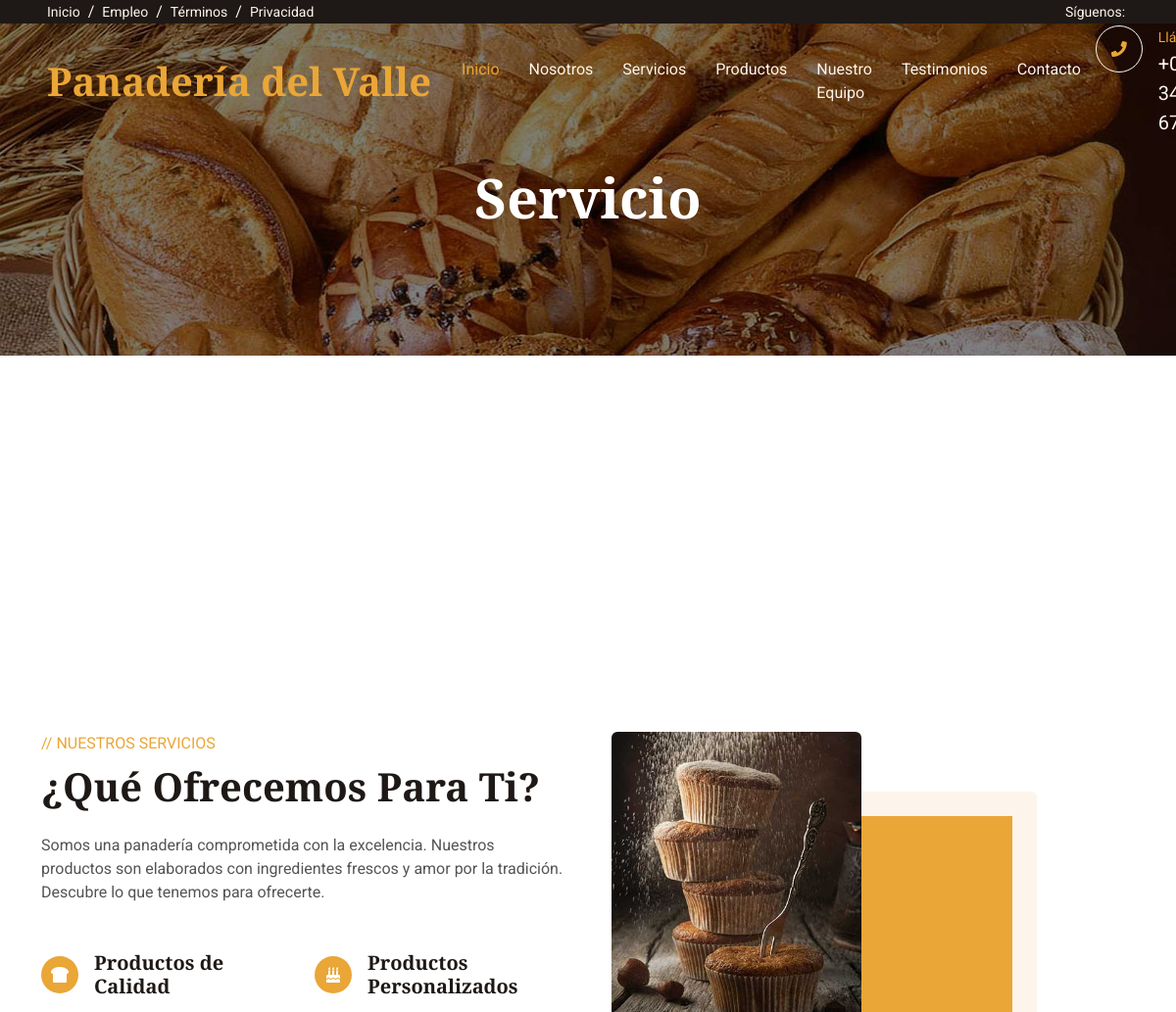
Before: /service/ (upper part) with the older database file.
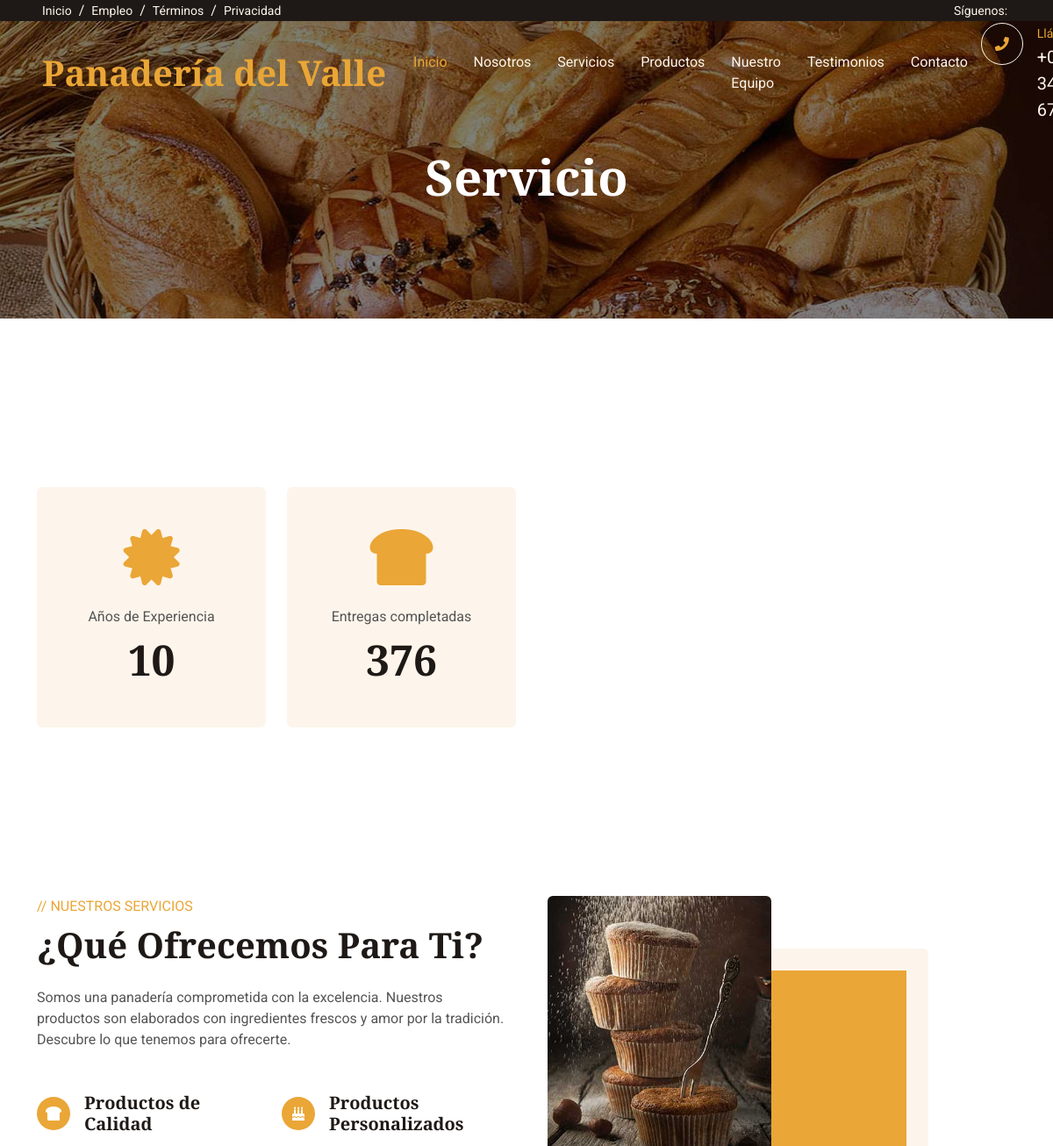
After: the same page with the newer database file.
### service/models.py (models this page shows, shortened)
class Service(models.Model):
    description = models.CharField(max_length=255, verbose_name="Descripción")
    value = models.IntegerField(verbose_name="Valor")
    icon_class = models.CharField(max_length=255, verbose_name="Clase del Icono")
    delay = models.FloatField(verbose_name="Retraso en la animación")
    created = models.DateTimeField(auto_now_add=True)
    updated = models.DateTimeField(auto_now=True)

### service/views.py (the view)
# urls.py: path('', service_view, name='service'),
def service_view(request):
    service_data = Service.objects.all()
    return render(request, 'service/service.html', {'service_data': service_data})

### social/processors.py (called while the page is built)
def ctx_dict(request):
    dict_social={}
    urls=Social.objects.all()
    for url in urls:
        dict_social[url.key]=url.url
    return dict_social

### service/templates/service/service.html (shortened to what this page needs)
{% extends "core/base.html" %}
{% block header_Title %}Servicio{% endblock %}
{% block content %}
{% load static %}
    <div class="container-xxl py-6">
        <div class="container">
            <div class="row g-4">
                {% for data in service_data %}
                    <div class="col-lg-3 col-md-6 wow fadeIn" data-wow-delay="{{ data.delay }}">
                        <div class="fact-item bg-light rounded text-center h-100 p-5">
                            <i class="{{ data.icon_class }} fa-4x text-primary mb-4"></i>
                            <p class="mb-2">{{ data.description }}</p>
                            <h1 class="display-5 mb-0" data-toggle="counter-up">{{ data.value }}</h1>
                        </div>
                    </div>
                {% endfor %}
            </div>
        </div>
    </div>
    <div class="container-xxl py-6">
        <div class="container">
            <div class="row g-5">
                <div class="col-lg-6 wow fadeInUp" data-wow-delay="0.1s">
                    <p class="text-primary text-uppercase mb-2">// Nuestros Servicios</p>
                    <h1 class="display-6 mb-4">¿Qué Ofrecemos Para Ti?</h1>
                    <p class="mb-5">Somos una panadería comprometida con la excelencia. Nuestros productos son elaborados con ingredientes frescos y amor por la tradición. Descubre lo que tenemos para ofrecerte.</p>
                    <div class="row gy-5 gx-4">
                        <div class="col-sm-6 wow fadeIn" data-wow-delay="0.1s">
                            <div class="d-flex align-items-center mb-3">
                                <div class="flex-shrink-0 btn-square bg-primary rounded-circle me-3">
                                    <i class="fa fa-bread-slice text-white"></i>
                                </div>
                                <h5 class="mb-0">Productos de Calidad</h5>
                            </div>
                        </div>
                        <div class="col-sm-6 wow fadeIn" data-wow-delay="0.2s">
                            <div class="d-flex align-items-center mb-3">
                                <div class="flex-shrink-0 btn-square bg-primary rounded-circle me-3">
                                    <i class="fa fa-birthday-cake text-white"></i>
                                </div>
                                <h5 class="mb-0">Productos Personalizados</h5>
                            </div>
                        </div>
                    </div>
                </div>
                <div class="col-lg-6 wow fadeInUp" data-wow-delay="0.5s">
                    <div class="row img-twice position-relative h-100">
                        <div class="col-6">
                            <img class="img-fluid rounded" src="{% static 'core/img/service-1.jpg' %}" alt="">
                        </div>
                    </div>
                </div>
            </div>
        </div>
    </div>
{% endblock %}

Changed rows visible on the page:
added Service: description "Años de Experiencia", value "10"
added Service: description "Entregas completadas", value "376"
